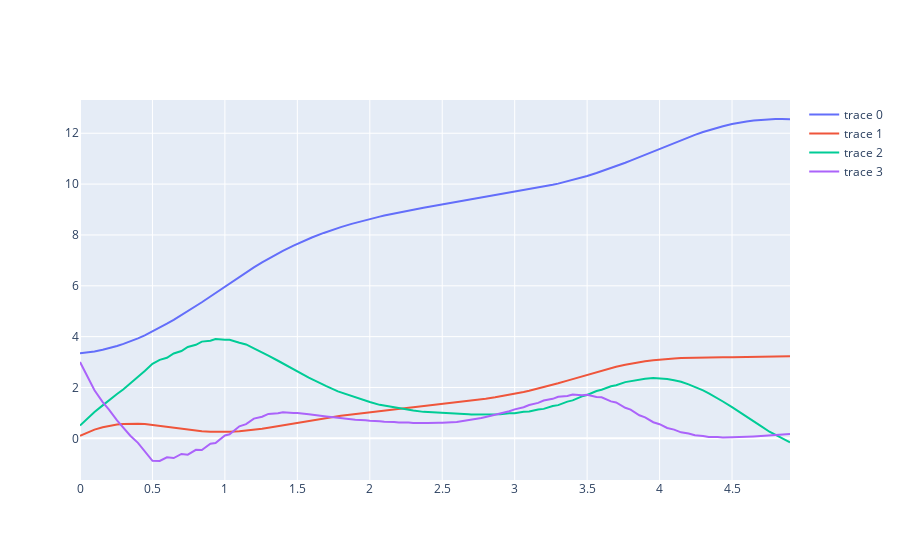

Notebook code cell kept with this figure:
### Code cell
vf_ctrl, sys_ctrl = double_pendulum_utils.get_value_function(vf_ctrl_N)
ctrl = controllers.get_limited_lookahead_controller(vf_ctrl, vf_approx)
x_traj_sim, t_traj_sim = controllers.sim_ctrl(x0, vf.u_dim[0], sys.dx, ctrl, .1, 50)

fig = go.Figure()
for i in range(4):
    fig.add_trace(go.Scatter(
        x=t_traj_sim,
        y=x_traj_sim[i,:]
    ))
print("Baseline")
fig.show()
